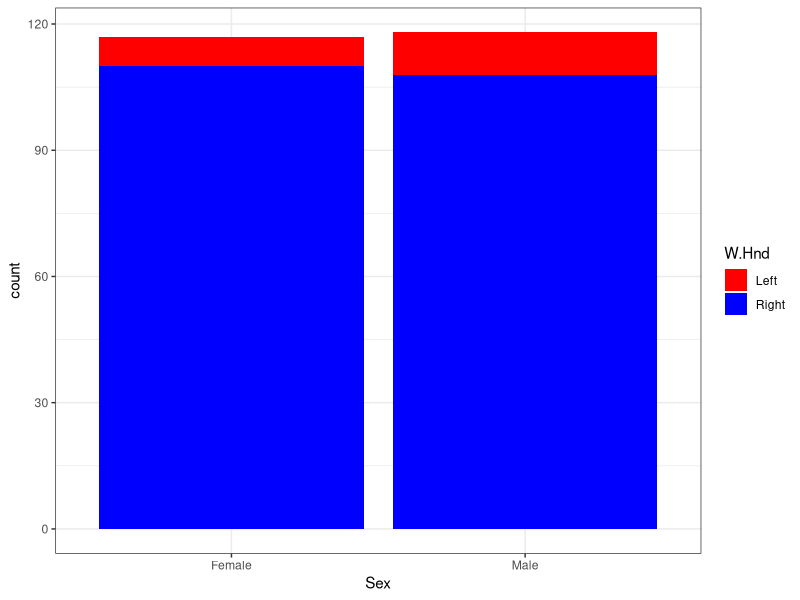
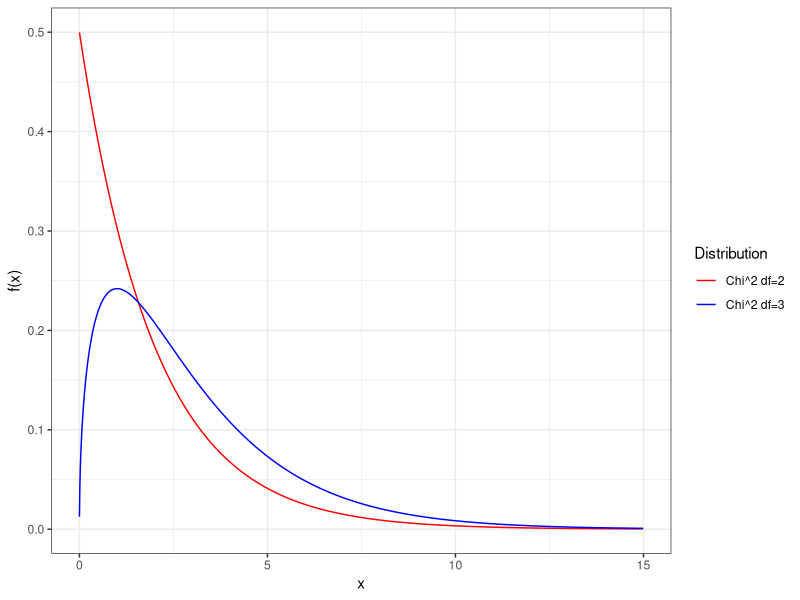
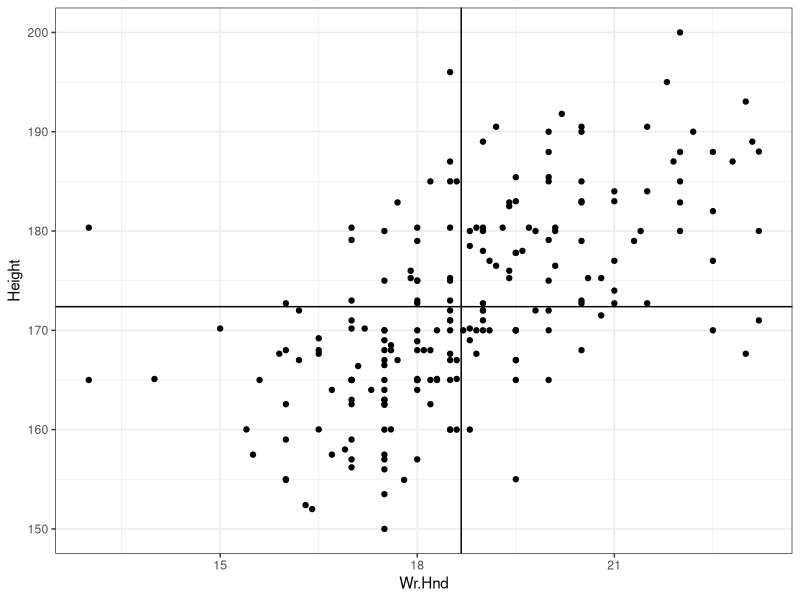
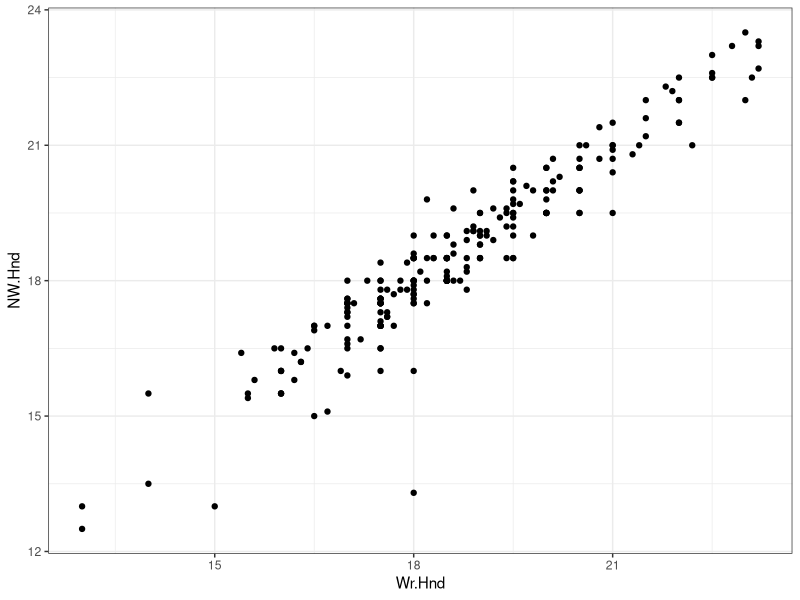
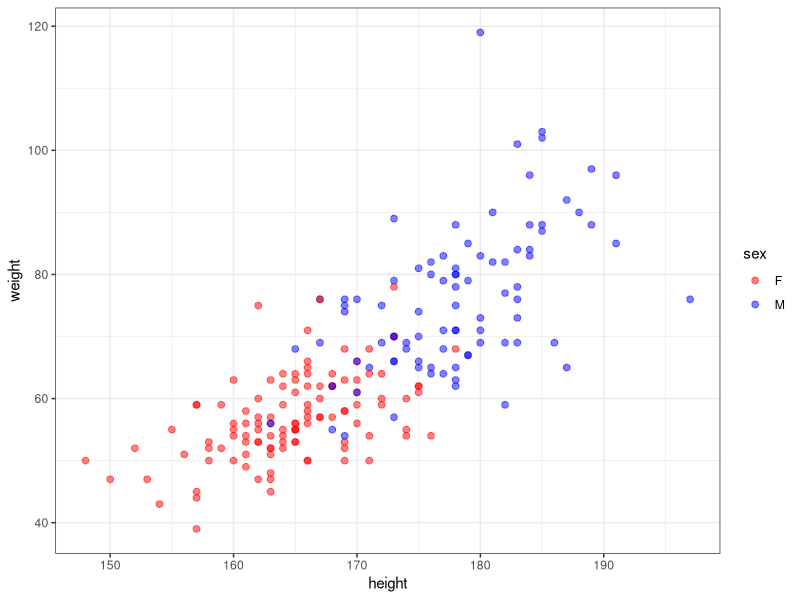
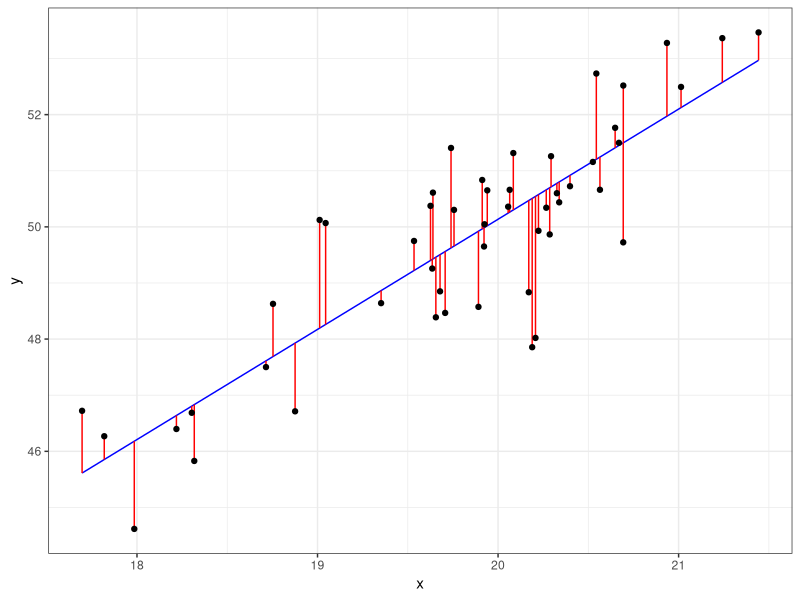
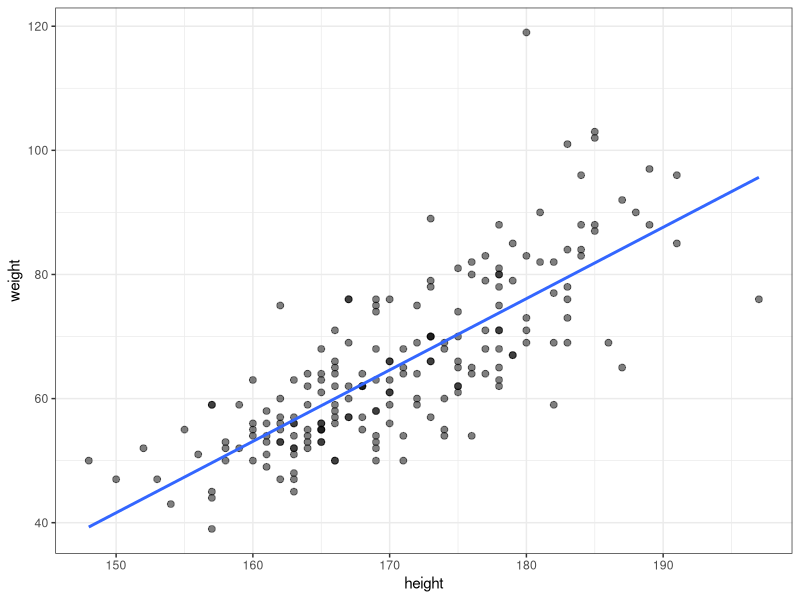
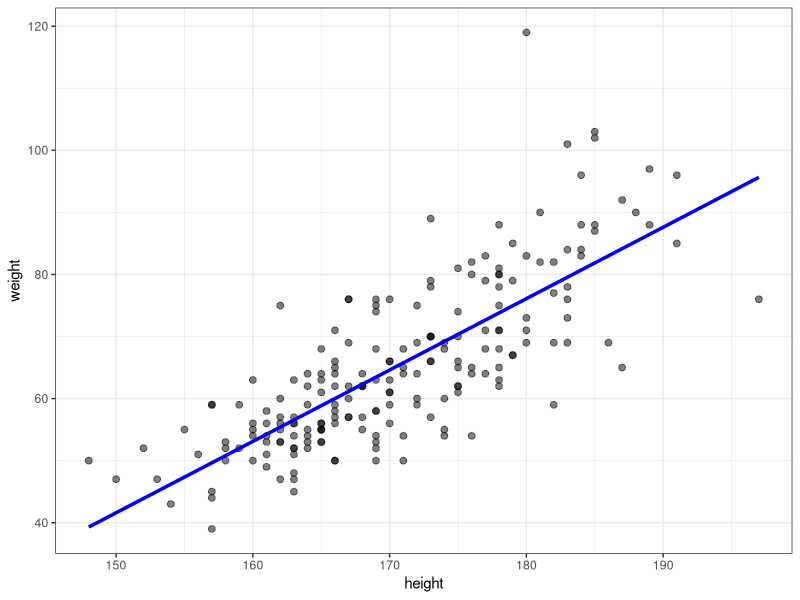

The R source for these figures, in order:
## ---- chunk 1
library(knitr)
knit_hooks$set(small.mar = function(before, options, envir) {
    if (before) par(mar = c(4, 4, .1, .1))  # smaller margin on top and right
})
opts_chunk$set(fig.align="center", fig.height=5.5, fig.width=6.75, collapse=TRUE, comment="", prompt=TRUE, small.mar=TRUE)
options(width=63)
library("ggplot2")
theme_set(theme_bw())
library("dplyr")
library("broom")
set.seed(201)
## ---- chunk 2
x <- round(c(0.47*771, 0.34*732))
n <- round(c(771*0.97, 732*0.97))
prop.test(x=x, n=n, conf.level=0.90)
## ---- chunk 3
p1.hat <- 0.47
n1 <- 771
p2.hat <- 0.34
n2 <- 732
stderr <- sqrt(p1.hat*(1-p1.hat)/n1 + p2.hat*(1-p2.hat)/n2)

# the 90% CI
(p1.hat - p2.hat) + c(-1,1)*abs(qnorm(0.05))*stderr
## ---- chunk 4
str(poisson.test)
## ---- chunk 5
healthy <- c(82, 64, 66, 88, 65, 81, 85, 87, 60, 79, 80, 72)
cancer <- c(59, 50, 60, 60, 78, 69, 70, 67, 72, 66, 66, 68, 
            54, 62)
## ---- chunk 6
poisson.test(x=c(sum(healthy), sum(cancer)), T=c(12,14), 
             conf.level=0.99)
## ---- chunk 7
poisson.test(x=c(sum(healthy), sum(cancer)), T=c(12,14), 
             alternative="less", conf.level=0.99)
## ---- chunk 8
poisson.test(x=c(sum(healthy), sum(cancer)), T=c(12,14), 
             alternative="greater", conf.level=0.99)
## ---- chunk 9
library("MASS")
data("survey", package="MASS")
survey <- tbl_df(survey)
head(survey)
## ---- chunk 10
tbl = table(survey$Sex, survey$W.Hnd)
tbl
## ---- chunk 11
df <- survey %>% dplyr::select(Sex, W.Hnd) %>% na.omit()
ggplot(data=df) + geom_bar(aes(x=Sex, fill=W.Hnd), position="stack") +
  scale_fill_manual(values=c("red", "blue"))
## ---- chunk 12
str(chisq.test)
## ---- chunk 13
chisq.test(tbl)
## ---- chunk 14
x <- seq(0.001, 15, 0.01)

df <- data.frame(x=c(x,x), y=c(dchisq(x, df=2), dchisq(x, df=3)), 
                 Distribution = c(rep("Chi^2 df=2", length(x)), 
                           rep("Chi^2 df=3", length(x))))

ggplot(data=df) + geom_line(aes(x=x, y=y, color=Distribution)) + 
  scale_color_manual(values=c("red", "blue")) + 
  labs(x="x", y="f(x)")
## ---- chunk 15
tbl
## ---- chunk 16
n <- sum(tbl)
p <- sum(tbl[1,])/n # freq Female 
q <- sum(tbl[,1])/n # freq Left
expected <- n * matrix(c(p*q, (1-p)*q, p*(1-q), (1-p)*(1-q)), 
                       nrow=2)
expected
## ---- chunk 17
X2 <- sum((tbl - expected)^2 / expected)
X2

chisq.test(tbl, correct=FALSE)$statistic # equals X2
chisq.test(tbl)$statistic # with continuity correction
## ---- chunk 18
1-pchisq(X2, df=1)

chisq.test(tbl, correct=FALSE)$p.value
## ---- chunk 19
tbl = table(survey$Clap, survey$W.Hnd)
tbl
## ---- chunk 20
chisq.test(tbl)
## ---- chunk 21
chisq.test(tbl, simulate.p.value = TRUE, B=10000)
## ---- chunk 22
tbl = table(survey$Exer, survey$W.Hnd)
tbl

chisq.test(tbl, simulate.p.value = TRUE, B=10000)
## ---- chunk 23
tbl = table(survey$Smoke, survey$Exer)
tbl

chisq.test(tbl, simulate.p.value = TRUE, B=10000)
## ---- chunk 24
set.seed(201)
die <- sample(1:6, size=100, replace=TRUE)
die <- table(die)
## ---- chunk 25
die
chisq.test(x=die, p=rep(1/6, 6))
## ---- chunk 26
ggplot(data = survey, mapping=aes(x=Wr.Hnd, y=Height)) +
  geom_point() + geom_vline(xintercept=mean(survey$Wr.Hnd, na.rm=TRUE)) +
  geom_hline(yintercept=mean(survey$Height, na.rm=TRUE))
## ---- chunk 27
str(cor)

cor(survey$Wr.Hnd, survey$Height, 
    use="pairwise.complete.obs")
## ---- chunk 28
df <- survey %>% dplyr::select(Wr.Hnd, Height) %>% na.omit()
sum((df$Wr.Hnd - mean(df$Wr.Hnd)) *
      (df$Height - mean(df$Height))) /
  ((nrow(df)-1) * sd(df$Wr.Hnd) * sd(df$Height))
## ---- chunk 29
str(cor.test)
## ---- chunk 30
cor.test(x=survey$Wr.Hnd, y=survey$Height)
## ---- chunk 31
r <- cor(survey$Wr.Hnd, survey$Height, 
    use="pairwise.complete.obs")
df <- sum(complete.cases(survey[,c("Wr.Hnd", "Height")]))-2
# dplyr way to get df:
# df <- (survey %>% select(Wr.Hnd, Height) %>% 
#        na.omit() %>% nrow())-2 

tstat <- r/sqrt((1 - r^2)*df)
tstat

pvalue <- 2*pt(q=-abs(tstat), df=df)
pvalue
## ---- chunk 32
ggplot(data = survey) +
  geom_point(aes(x=Wr.Hnd, y=NW.Hnd))
## ---- chunk 33
cor.test(x=survey$Wr.Hnd, y=survey$NW.Hnd)
## ---- chunk 34
library("car")
data("Davis", package="car")
## ---- chunk 35
htwt <- tbl_df(Davis)
htwt[12,c(2,3)] <- htwt[12,c(3,2)]
head(htwt)
## ---- chunk 36
ggplot(htwt) + 
  geom_point(aes(x=height, y=weight, color=sex), size=2, alpha=0.5) +
  scale_color_manual(values=c("red", "blue"))
## ---- chunk 37
cor.test(x=htwt$height, y=htwt$weight)
## ---- chunk 38
cor.test(x=Davis$height, y=Davis$weight)
## ---- chunk 39
cor.test(x=Davis$height, y=Davis$weight, method="spearman")
## ---- chunk 40
htwt %>% filter(sex=="F") %>%  
  cor.test(~ height + weight, data = .)
## ---- chunk 41
htwt %>% filter(sex=="M") %>%  
  cor.test(~ height + weight, data = .)
## ---- chunk 42
set.seed(201)
x <- rnorm(50) + 20
y <- 10 + 2*x + rnorm(50)
f <- lm(y ~ x)

df <- data.frame(x=x, y=y, f=f$fitted.values, 
                 lower=pmin(y, f$fitted.values), 
                 upper=pmax(y, f$fitted.values))

ggplot(df) + 
  geom_line(aes(x, f), color="blue") + 
  geom_linerange(aes(x=x, ymin=lower, ymax=upper), color="red") +
  geom_point(aes(x,y)) +
  labs(x="x", y="y")
## ---- chunk 43
ggplot(data=htwt, mapping=aes(x=height, y=weight)) + 
  geom_point(size=2, alpha=0.5) +
  geom_smooth(method="lm", se=FALSE, formula=y~x)
## ---- chunk 44
beta1 <- cor(htwt$height, htwt$weight) * 
               sd(htwt$weight) / sd(htwt$height)
beta1

beta0 <- mean(htwt$weight) - beta1 * mean(htwt$height)
beta0

yhat <- beta0 + beta1 * htwt$height
## ---- chunk 45
df <- data.frame(htwt, yhat=yhat)
ggplot(data=df) + geom_point(aes(x=height, y=weight), size=2, alpha=0.5) +
  geom_line(aes(x=height, y=yhat), color="blue", size=1.2)
## ---- chunk 46
myfit <- lm(weight ~ height, data=htwt)
myfit
## ---- chunk 47
sessionInfo()
